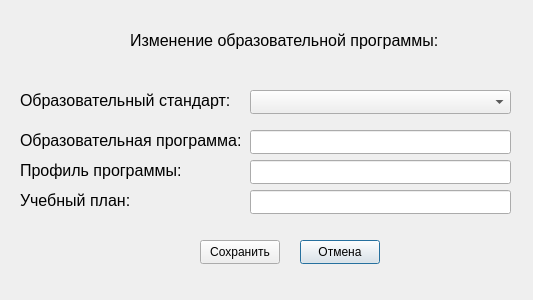
<?xml version="1.0" encoding="UTF-8"?>
<ui version="4.0">
 <class>Dialog</class>
 <widget class="QDialog" name="Dialog">
  <property name="geometry">
   <rect>
    <x>0</x>
    <y>0</y>
    <width>533</width>
    <height>300</height>
   </rect>
  </property>
  <property name="windowTitle">
   <string>Dialog</string>
  </property>
  <widget class="QLabel" name="label">
   <property name="geometry">
    <rect>
     <x>20</x>
     <y>90</y>
     <width>231</width>
     <height>21</height>
    </rect>
   </property>
   <property name="font">
    <font>
     <pointsize>12</pointsize>
    </font>
   </property>
   <property name="text">
    <string>Образовательный стандарт:</string>
   </property>
  </widget>
  <widget class="QLabel" name="label_4">
   <property name="geometry">
    <rect>
     <x>20</x>
     <y>160</y>
     <width>231</width>
     <height>21</height>
    </rect>
   </property>
   <property name="font">
    <font>
     <pointsize>12</pointsize>
    </font>
   </property>
   <property name="text">
    <string>Профиль программы:</string>
   </property>
  </widget>
  <widget class="QLabel" name="label_3">
   <property name="geometry">
    <rect>
     <x>130</x>
     <y>30</y>
     <width>321</width>
     <height>21</height>
    </rect>
   </property>
   <property name="font">
    <font>
     <pointsize>12</pointsize>
    </font>
   </property>
   <property name="text">
    <string>Изменение образовательной программы:</string>
   </property>
  </widget>
  <widget class="QLineEdit" name="lineEdit_3">
   <property name="geometry">
    <rect>
     <x>250</x>
     <y>190</y>
     <width>261</width>
     <height>24</height>
    </rect>
   </property>
  </widget>
  <widget class="QLabel" name="label_5">
   <property name="geometry">
    <rect>
     <x>20</x>
     <y>190</y>
     <width>231</width>
     <height>21</height>
    </rect>
   </property>
   <property name="font">
    <font>
     <pointsize>12</pointsize>
    </font>
   </property>
   <property name="text">
    <string>Учебный план:</string>
   </property>
  </widget>
  <widget class="QLineEdit" name="lineEdit">
   <property name="geometry">
    <rect>
     <x>250</x>
     <y>130</y>
     <width>261</width>
     <height>24</height>
    </rect>
   </property>
  </widget>
  <widget class="QPushButton" name="pushButton_2">
   <property name="geometry">
    <rect>
     <x>300</x>
     <y>240</y>
     <width>80</width>
     <height>24</height>
    </rect>
   </property>
   <property name="text">
    <string>Отмена</string>
   </property>
  </widget>
  <widget class="QComboBox" name="comboBox">
   <property name="geometry">
    <rect>
     <x>250</x>
     <y>90</y>
     <width>261</width>
     <height>24</height>
    </rect>
   </property>
  </widget>
  <widget class="QPushButton" name="pushButton">
   <property name="geometry">
    <rect>
     <x>200</x>
     <y>240</y>
     <width>80</width>
     <height>24</height>
    </rect>
   </property>
   <property name="text">
    <string>Сохранить</string>
   </property>
  </widget>
  <widget class="QLineEdit" name="lineEdit_2">
   <property name="geometry">
    <rect>
     <x>250</x>
     <y>160</y>
     <width>261</width>
     <height>24</height>
    </rect>
   </property>
  </widget>
  <widget class="QLabel" name="label_2">
   <property name="geometry">
    <rect>
     <x>20</x>
     <y>130</y>
     <width>231</width>
     <height>21</height>
    </rect>
   </property>
   <property name="font">
    <font>
     <pointsize>12</pointsize>
    </font>
   </property>
   <property name="text">
    <string>Образовательная программа:</string>
   </property>
  </widget>
 </widget>
 <resources/>
 <connections/>
</ui>
